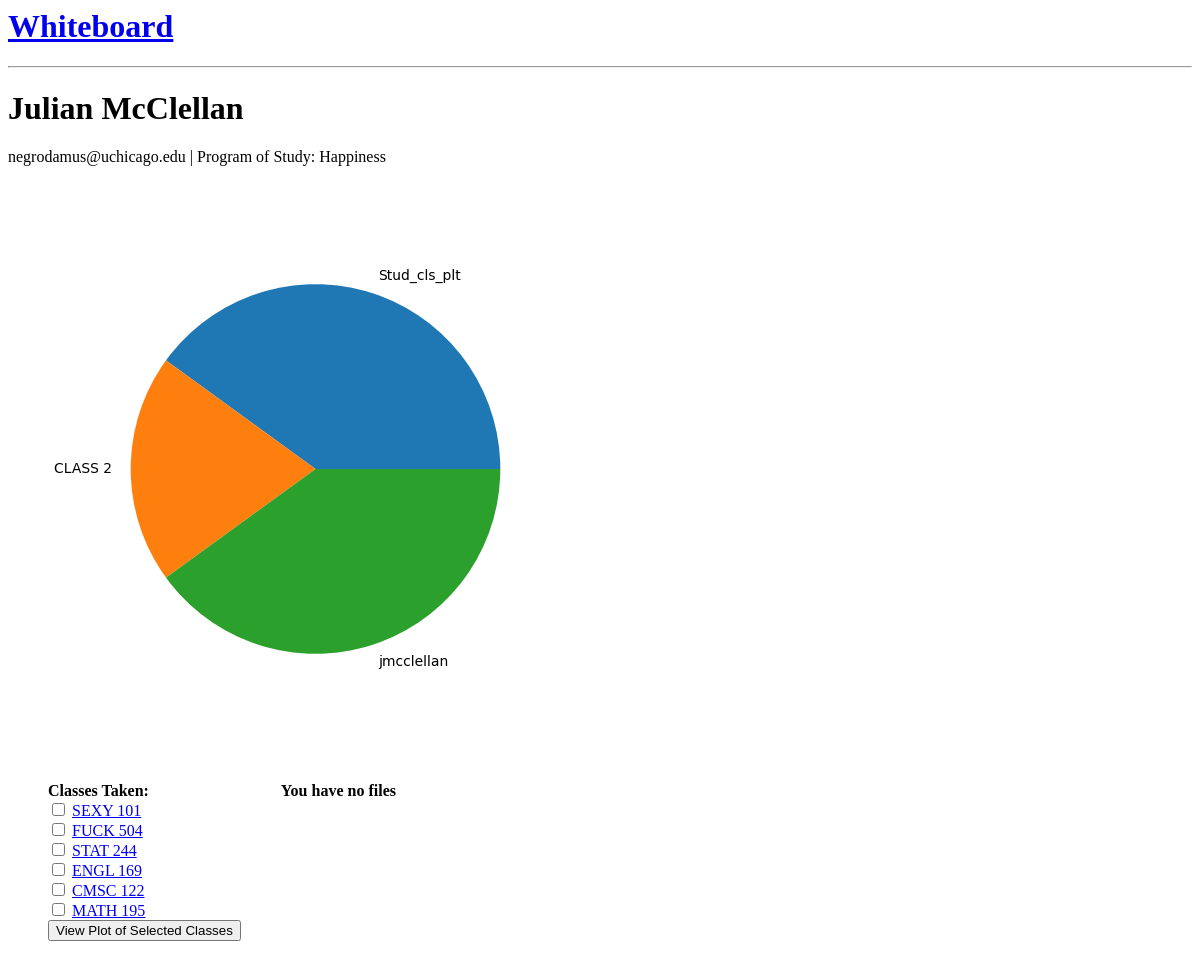
The page /start/view_student1 on the database as committed earlier.
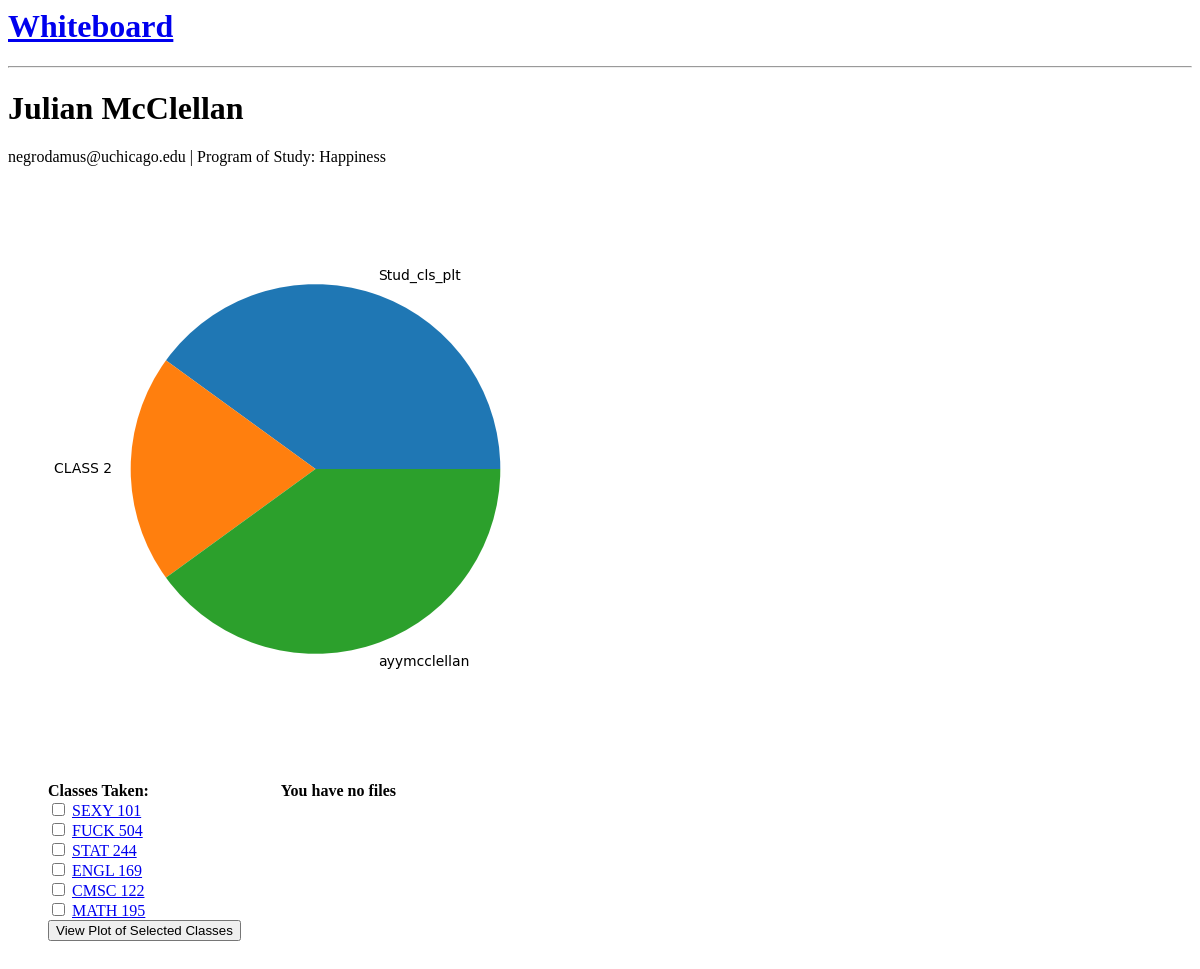
The same page on the database as committed later.
### user_forms/models.py (models this page shows, shortened)
class Student(models.Model):
    courses_in = models.ManyToManyField(Course)
    first_name = models.CharField(max_length = 42)
    last_name = models.CharField(max_length = 42)
    email = models.CharField(max_length = 100)
    cnet_id = models.CharField(max_length = 42)
    program = models.CharField(max_length = 50)
    duplicates = models.BooleanField(default = False)
    def full_name(self):
        return str(self.first_name + ' '  + self.last_name)

class Course(models.Model):
    sessions = models.ManyToManyField(Session) # Don't worry about this Andy.
    name = models.CharField(max_length = 200, blank = True)
    quarter = models.CharField(max_length = 42)
    dept = models.CharField(max_length = 4)
    year = models.IntegerField()

### user_forms/views.py (the view)
class StudentDetail(DetailView):
    model = Student
    pk_url_kwarg = 'student_id'
    context_object_name = 'student'
    def get_context_data(self, **kwargs):
        student_id = self.kwargs['student_id']
        context = super(StudentDetail, self).get_context_data(**kwargs)
        context['courses_in'] = Course.objects.filter(student__id = student_id)
        context['cnet_id'] = Student.objects.get(id = student_id).cnet_id
        course_ids = get_courses_get(self.request)
        course_ids = '/'.join(course_ids)
        context['course_ids'] = course_ids
        return context

### user_forms/views.py (called while the page is built)
def get_courses_get(request):
    courses = []
    for i in range(1, len(request.GET) + 1):
        if request.GET.get('course' + str(i)):
            courses.append(request.GET.get('course' + str(i)))
    print('get courses are:', courses)
    return courses

### user_forms/templates/user_forms/student_detail.html (shortened to what this page needs)
{% extends 'user_forms/base.html' %}
{% block body %}
<h1>{{ student.full_name }}</h1>
    <l> {{ student.email }}</l> |
    <l>Program of Study: {{ student.program }}</l>
<div style="clear:both;">
{% if course_ids %}
{{ course_ids }}
<img src="{% url 'student_classes_plot' cnet_id=student.cnet_id
course_ids=course_ids %}"alt="Class Stats" />
{% else %}
<img src="{% url 'student_classes_plot' cnet_id=student.cnet_id course_ids='No_courses_selected' %}"
alt="Class Stats" />
{% endif %}
</div>
<div style="clear:both;">
<ul style="float:left;">
<b>Classes Taken: </b>
<form action="" method="get">
    {% for course in courses_in %}
    <input type="checkbox" name="course{{ forloop.counter }}" id="course{{
    forloop.counter }}" value="{{ course.id }}"/>
    <label for="course{{ forloop.counter }}"><a href="{% url 'course_detail' course_id=course.id cnet_id=cnet_id %}">{{ course.name }}</a>
    </label><br/>
    {% endfor %}
<input type="submit" value="View Plot of Selected Classes"/>
</form>
</ul>
<ul style="float:left;">
<b>
{% if files %}
My Files:
{% else %}
You have no files
{% endif %}
</b>
</ul>
</div>
{% endblock %}

### user_forms/templates/user_forms/base.html
<html>
<h1 link = "black" vlink = "black"><a href="{% url 'start' %}">Whiteboard</a></h1>
<hr>
{% block body %}
{% endblock %}
</html>

Rows that differ between the two databases and show on the page:
changed Student "Julian McClellan": cnet: a different picture
